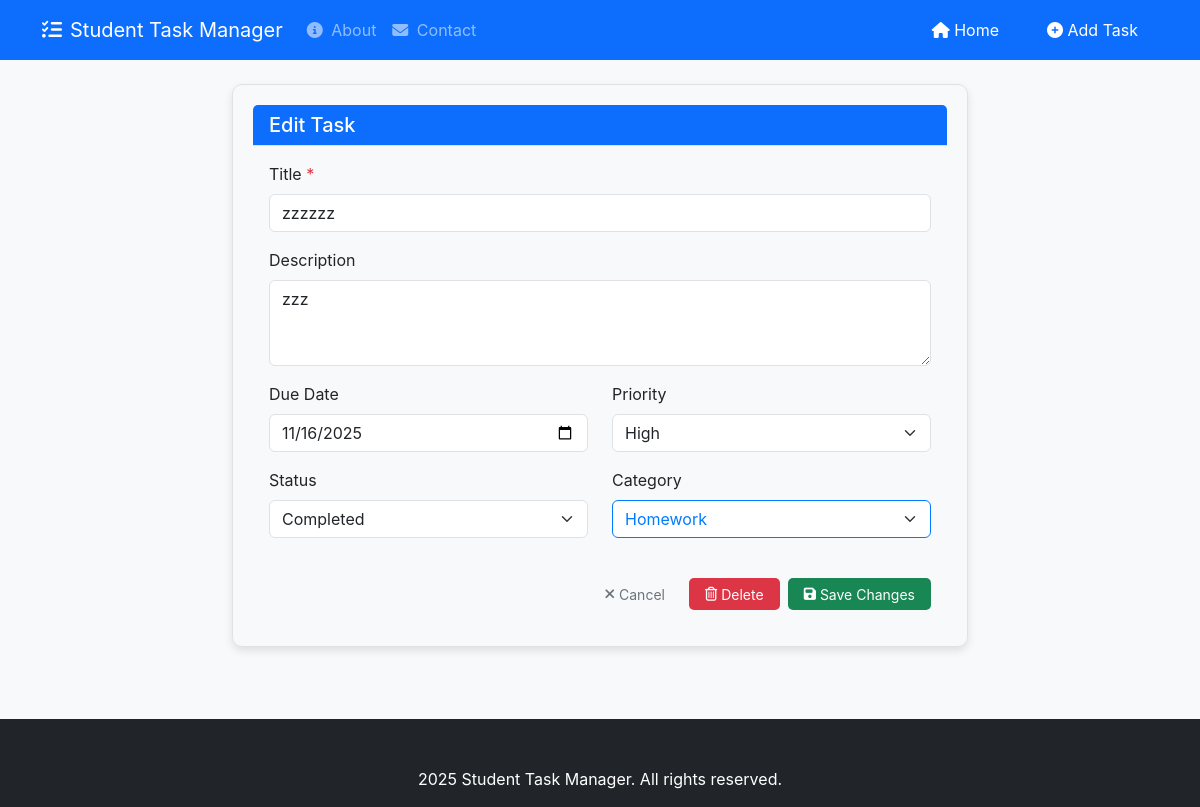
Screenshot of /task/2/edit with the database file from the repository.
### tables this page shows
CREATE TABLE tasks (
    id INTEGER PRIMARY KEY AUTOINCREMENT,
    title TEXT NOT NULL,
    description TEXT,
    due_date TIMESTAMP,
    priority TEXT CHECK(priority IN ('low', 'medium', 'high')),
    status TEXT CHECK(status IN ('not_started', 'in_progress', 'completed')) DEFAULT 'not_started',
    category_id INTEGER,
    created_at TIMESTAMP DEFAULT CURRENT_TIMESTAMP,
    completed_at TIMESTAMP,
    FOREIGN KEY (category_id) REFERENCES categories(id)
);

CREATE TABLE categories (
    id INTEGER PRIMARY KEY AUTOINCREMENT,
    name TEXT NOT NULL UNIQUE,
    color TEXT DEFAULT '#6c757d'
);

### Task_Organiser/app.py (the view, shortened to what this page needs)
    @app.route('/task/<int:task_id>/edit', methods=['GET', 'POST'])
    def edit_task(task_id):
        db = get_db()
        task = db.execute('SELECT * FROM tasks WHERE id = ?', (task_id,)).fetchone()
        if task is None:
            flash('Task not found', 'error')
            return redirect(url_for('index'))
        categories = db.execute('SELECT * FROM categories ORDER BY name').fetchall()
        return render_template('edit_task.html', task=dict(task), categories=categories)

### Task_Organiser/db.py (called while the page is built)
def get_db():
    if 'db' not in g:
        database_path = current_app.config['DATABASE']
        g.db = sqlite3.connect(database_path)
        g.db.row_factory = sqlite3.Row
    return g.db

### Task_Organiser/templates/edit_task.html (shortened to what this page needs)
{% extends 'base.html' %}
{% block content %}
  <div class="row justify-content-center">
    <div class="col-lg-8">
      <div class="card">
        <div class="card-header bg-primary text-white">
          <h2 class="h5 mb-0">Edit Task</h2>
        </div>
        <div class="card-body">
          <form method="post" action="{{ url_for('edit_task', task_id=task.id) }}">
            <div class="mb-3">
              <label for="title" class="form-label">Title <span class="text-danger">*</span></label>
              <input type="text" class="form-control" id="title" name="title" required
                     value="{{ task.title }}">
            </div>
            <div class="mb-3">
              <label for="description" class="form-label">Description</label>
              <textarea class="form-control" id="description" name="description"
                        rows="3">{{ task.description or '' }}</textarea>
            </div>
            <div class="row">
              <div class="col-md-6 mb-3">
                <label for="due_date" class="form-label">Due Date</label>
                <input type="date" class="form-control" id="due_date" name="due_date"
                       value="{{ task.due_date or '' }}">
              </div>
              <div class="col-md-6 mb-3">
                <label for="priority" class="form-label">Priority</label>
                <select class="form-select" id="priority" name="priority">
                  <option value="high" {% if task.priority == 'high' %}selected{% endif %}>High</option>
                </select>
              </div>
            </div>
            <div class="row">
              <div class="col-md-6 mb-3">
                <label for="status" class="form-label">Status</label>
                <select class="form-select" id="status" name="status">
                  <option value="completed" {% if task.status == 'completed' %}selected{% endif %}>Completed</option>
                </select>
              </div>
              <div class="col-md-6 mb-3">
                <label for="category_id" class="form-label">Category</label>
                <select class="form-select" id="category_id" name="category_id">
                  {% for category in categories %}
                    <option value="{{ category.id }}"
                            {% if task.category_id == category.id %}selected{% endif %}
                            data-color="{{ category.color }}">
                      {{ category.name }}
                    </option>
                  {% endfor %}
                </select>
              </div>
            </div>
            <div class="d-flex justify-content-end gap-2 mt-4">
              <a href="{{ url_for('index') }}" class="btn btn-action" style="width: auto; padding: 0.375rem 1rem; border-color: #6c757d; color: #6c757d;">
                <i class="fas fa-times me-1"></i> Cancel
              </a>
              <a href="{{ url_for('delete_task', task_id=task.id) }}"
                 class="btn btn-action"
                 style="width: auto; padding: 0.375rem 1rem; background-color: #dc3545; border-color: #dc3545; color: white;"
                 onclick="return confirm('Are you sure you want to delete this task? This cannot be undone.')">
                <i class="far fa-trash-alt me-1"></i> Delete
              </a>
              <button type="submit" class="btn btn-action" style="width: auto; padding: 0.375rem 1rem; background-color: #198754; border-color: #198754; color: white;">
                <i class="fas fa-save me-1"></i> Save Changes
              </button>
            </div>
          </form>
        </div>
      </div>
    </div>
  </div>
{% endblock %}

### static/css/styles.css (style rules this page uses)
:root { --primary: #0d6efd; --secondary: #6c757d; --success: #198754; --danger: #dc3545; --warning: #ffc107; --info: #0dcaf0; --light: #f8f9fa; --dark: #212529; --border-color: #dee2e6; --card-bg: #fff; --body-bg: #f5f5f5; }
body { font-family: -apple-system, BlinkMacSystemFont, "Segoe UI", Roboto, "Helvetica Neue", Arial, sans-serif; background-color: var(--body-bg); color: #212529; line-height: 1.5; }
.card { border: none; border-radius: 0.5rem; box-shadow: 0 0.125rem 0.25rem rgba(0, 0, 0, 0.075); margin-bottom: 1.5rem; }
.card-header { background-color: var(--light); border-bottom: 1px solid var(--border-color); font-weight: 600; }
.btn-action { display: inline-flex; align-items: center; justify-content: center; width: 32px; height: 32px; border-radius: 8px; border: none; background: none; color: #6c757d; font-size: 14px; cursor: pointer; transition: all 0.2s ease; }
.btn i:only-child { margin: 0; }
.card { background-color: var(--light-gray); padding: 20px; border: 1px solid var(--border-color); border-radius: 10px; box-shadow: 0 4px 8px rgba(0, 0, 0, 0.1); }
.btn { padding: 10px 20px; background-color: var(--red-color); color: white; border: none; border-radius: 5px; cursor: pointer; transition: background-color 0.3s ease; }

### rows the page displays
tasks: title "zzzzzz", description "zzz", due_date "11/16/2025", priority "High", status "Completed", category_id "Homework"
